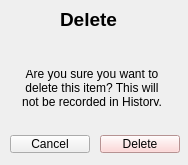
<?xml version="1.0" encoding="UTF-8"?>
<ui version="4.0">
 <class>deleteWindow</class>
 <widget class="QWidget" name="deleteWindow">
  <property name="geometry">
   <rect>
    <x>0</x>
    <y>0</y>
    <width>188</width>
    <height>165</height>
   </rect>
  </property>
  <property name="windowTitle">
   <string>Delete Item</string>
  </property>
  <widget class="QLabel" name="label_title">
   <property name="geometry">
    <rect>
     <x>40</x>
     <y>10</y>
     <width>97</width>
     <height>19</height>
    </rect>
   </property>
   <property name="font">
    <font>
     <pointsize>14</pointsize>
     <bold>true</bold>
    </font>
   </property>
   <property name="text">
    <string>Delete</string>
   </property>
   <property name="alignment">
    <set>Qt::AlignCenter</set>
   </property>
  </widget>
  <widget class="QLabel" name="label_warning">
   <property name="geometry">
    <rect>
     <x>20</x>
     <y>70</y>
     <width>144</width>
     <height>36</height>
    </rect>
   </property>
   <property name="text">
    <string>Are you sure you want to delete this item? This will not be recorded in History, and it cannot be un-done.</string>
   </property>
   <property name="alignment">
    <set>Qt::AlignCenter</set>
   </property>
   <property name="wordWrap">
    <bool>true</bool>
   </property>
  </widget>
  <widget class="QLabel" name="itemName">
   <property name="geometry">
    <rect>
     <x>40</x>
     <y>30</y>
     <width>97</width>
     <height>19</height>
    </rect>
   </property>
   <property name="font">
    <font>
     <pointsize>14</pointsize>
     <bold>true</bold>
    </font>
   </property>
   <property name="text">
    <string>&lt;Item&gt;</string>
   </property>
   <property name="alignment">
    <set>Qt::AlignCenter</set>
   </property>
  </widget>
  <widget class="QPushButton" name="cancelBtn">
   <property name="geometry">
    <rect>
     <x>10</x>
     <y>135</y>
     <width>80</width>
     <height>18</height>
    </rect>
   </property>
   <property name="styleSheet">
    <string notr="true"/>
   </property>
   <property name="text">
    <string>Cancel</string>
   </property>
  </widget>
  <widget class="QPushButton" name="deleteBtn">
   <property name="geometry">
    <rect>
     <x>100</x>
     <y>135</y>
     <width>80</width>
     <height>18</height>
    </rect>
   </property>
   <property name="styleSheet">
    <string>background-color: #FFCCCC; color: black;</string>
   </property>
   <property name="text">
    <string>Delete</string>
   </property>
  </widget>
 </widget>
 <resources/>
 <connections/>
</ui>
